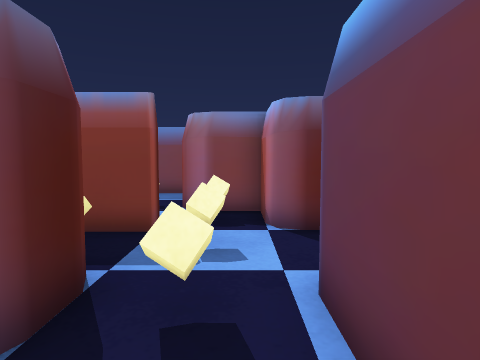
view 1 (above)

24 first-person views from a walk through a 3-D level made in the Unity game engine. The camera is 0.64 m above the floor, tilts 4° down and sees 75° across. The floor is counted in squares, 0.5 m on a side. Each view is taken from the middle of a square. On the plan, view 1 faces up. The plan holds only what a view shows up to about 14 squares ahead; the rest is blank.

view 2
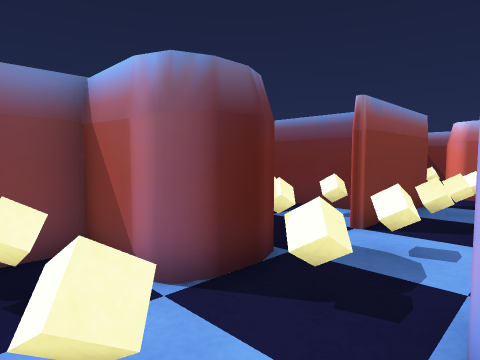

view 3
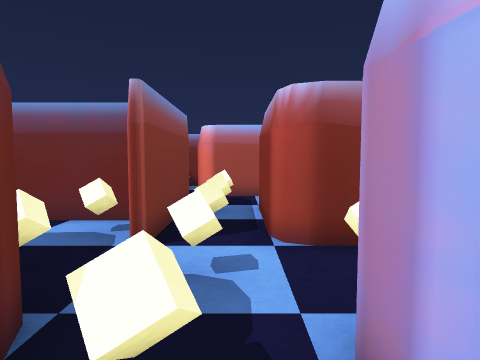

view 4
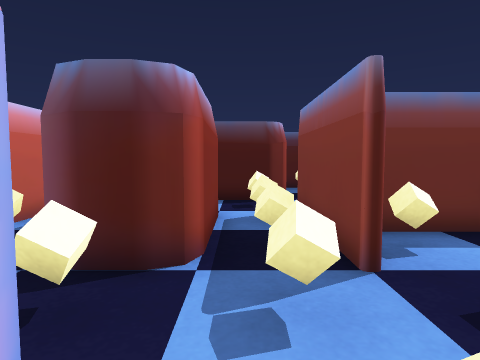

view 5
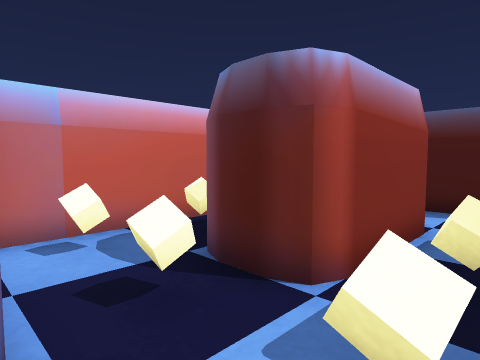

view 6
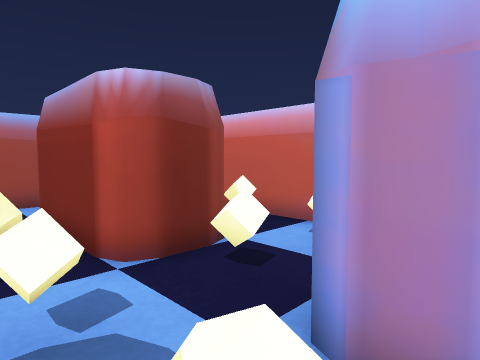

view 7
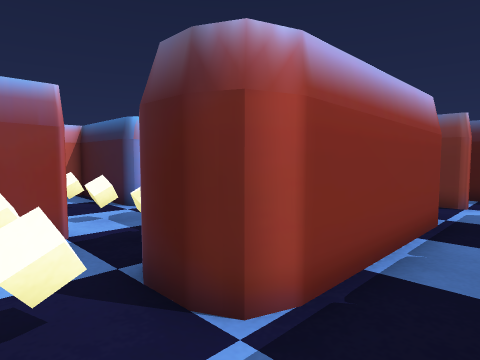

view 8
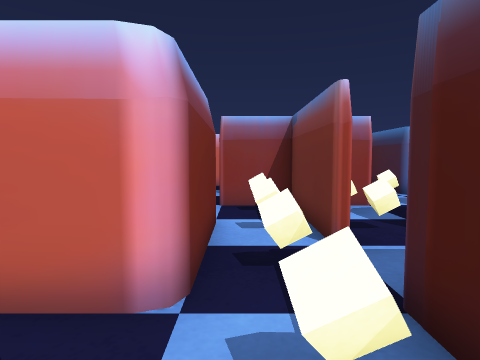

view 9
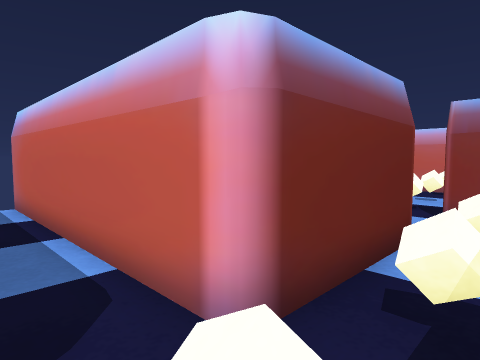

view 10
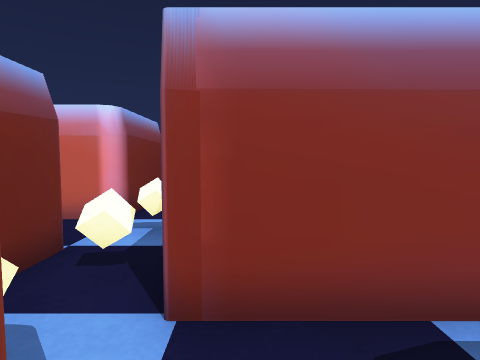

view 11
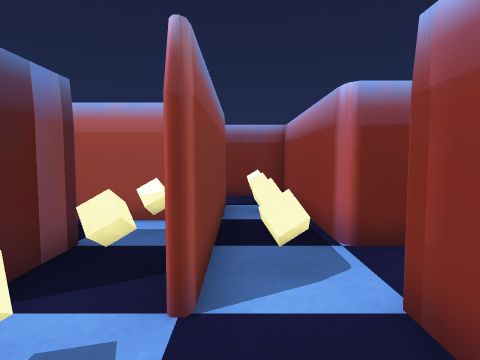

view 12
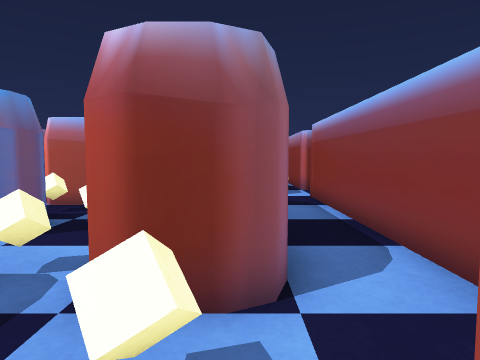

view 13
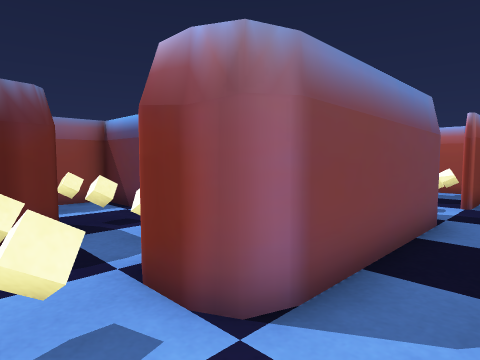

view 14
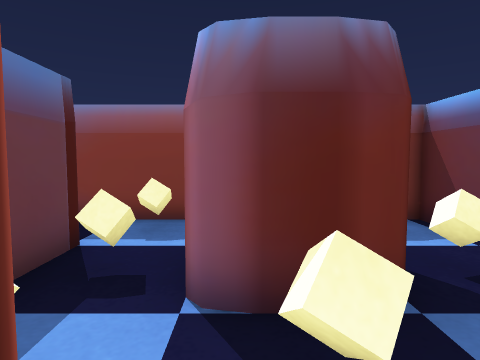

view 15
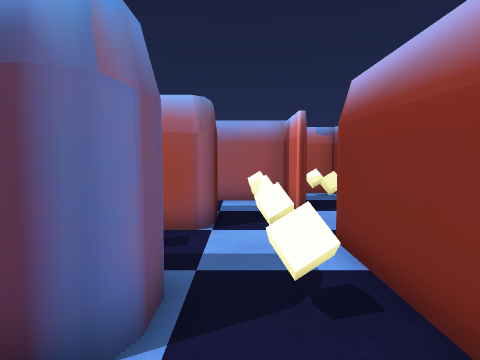

view 16
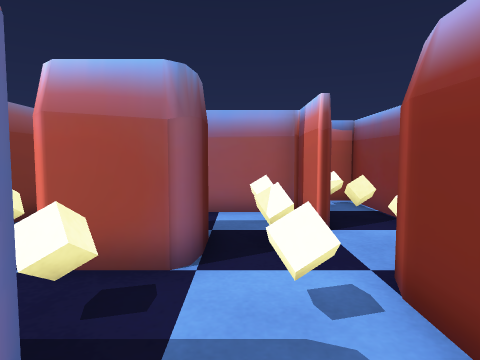

view 17
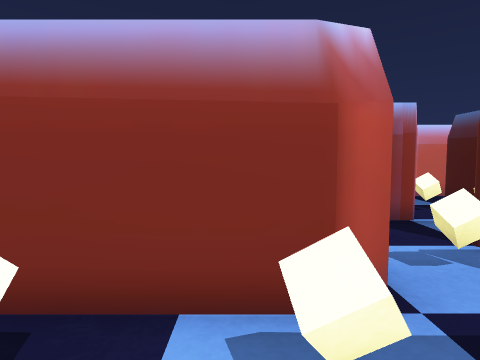

view 18
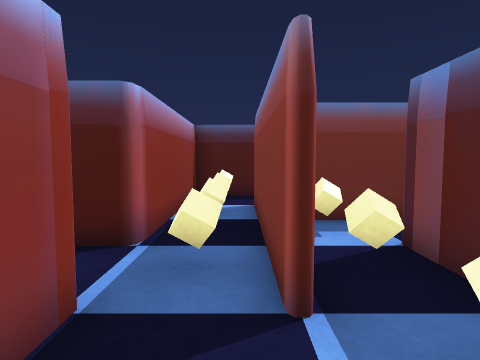

view 19
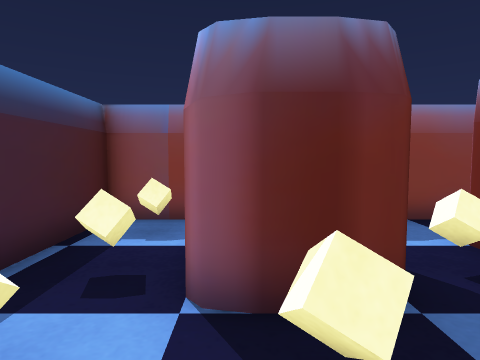

view 20
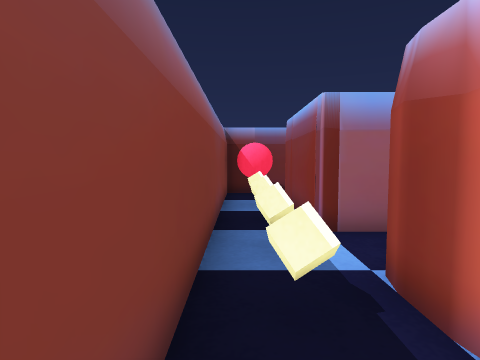

view 21
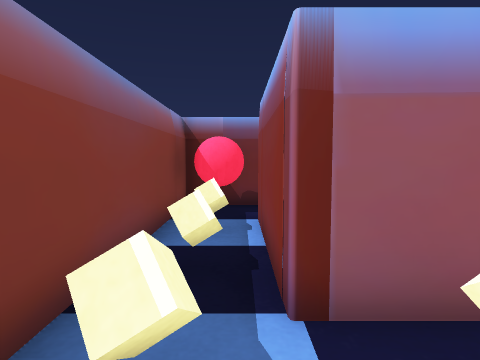

view 22
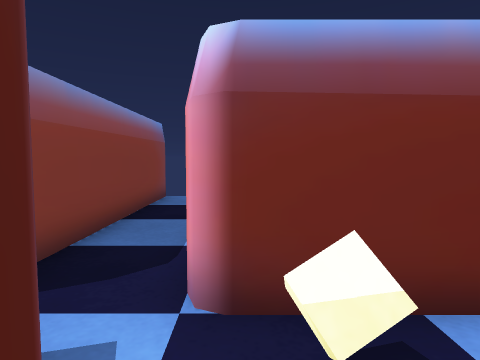

view 23
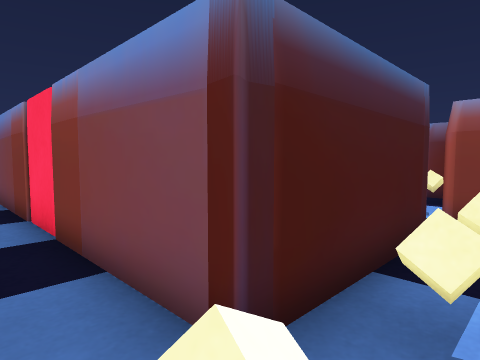

view 24
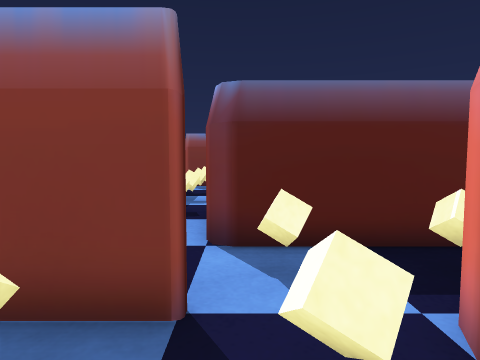

### Floor plan
Key: @ floor where view 1 was taken; # wall or solid block; . floor; B ball; G gate; O other object.
Columns run from 12 left of view 1 to 17 right of it. Each row starts with its distance up from view 1.
 26       ###   ###############
 25       ...  ..##..........BBO
 24       .O.  O.##O.O.O.O.O.BBO
 23        O.OO..##..OO..      O
 22        O.OOO.##O.OOO.
 21        O.............
 20       .OOO.O.O.O.O.OO
 19      O.....OOOOOO.....O
 18      O.O.O.OOOOOOO.O..O
 17 O..OOOOOO..........OOOOOO..O
 16 OO   ..................  O.O
 15  OOOOOO..##########..OOOOOOO
 14       OO.         #O.OOOOOOOOO
 13       ..          #..........
 12      ..  ####GG####O.........
 11      OO  ............OOOOOOOO
 10        ............O.O
  9       O.  .OO  OO..O.O
  8           .OOO  OO.O.OOOO
  7 O        O...O  ...O.....  O
  6 OO...    O.O.OOO.O.O.O.O.O O
  5     O .OOOO......OOOO..O
  4     OO.....O.O.O.....O.O
  3     O..OOOO..##..OOOO..O
  2           OO.##O.O   O.
  1           ...##...    .
  0         .O.O@ #O.O   O.
 -1        #############  ##

Where each view was taken, in squares from view 1:
view 1: 0 up, 0 right, facing up
view 2: 3 up, 1 left, facing up-right
view 3: 4 up, 0 right, facing right
view 4: 4 up, 2 right, facing left
view 5: 5 up, 1 right, facing down-left
view 6: 5 up, 1 right, facing down-right
view 7: 11 up, 6 right, facing down-left
view 8: 14 up, 8 right, facing down
view 9: 13 up, 7 right, facing down-right
view 10: 18 up, 6 right, facing down
view 11: 17 up, 4 right, facing right
view 12: 18 up, 4 left, facing right
view 13: 16 up, 3 left, facing up-right
view 14: 19 up, 3 left, facing up
view 15: 21 up, 1 left, facing right
view 16: 21 up, 1 right, facing right
view 17: 22 up, 0 right, facing down
view 18: 17 up, 1 left, facing left
view 19: 19 up, 5 right, facing up
view 20: 25 up, 3 right, facing right
view 21: 24 up, 6 right, facing right
view 22: 11 up, 6 right, facing right
view 23: 10 up, 8 right, facing up-left
view 24: 3 up, 9 right, facing up
